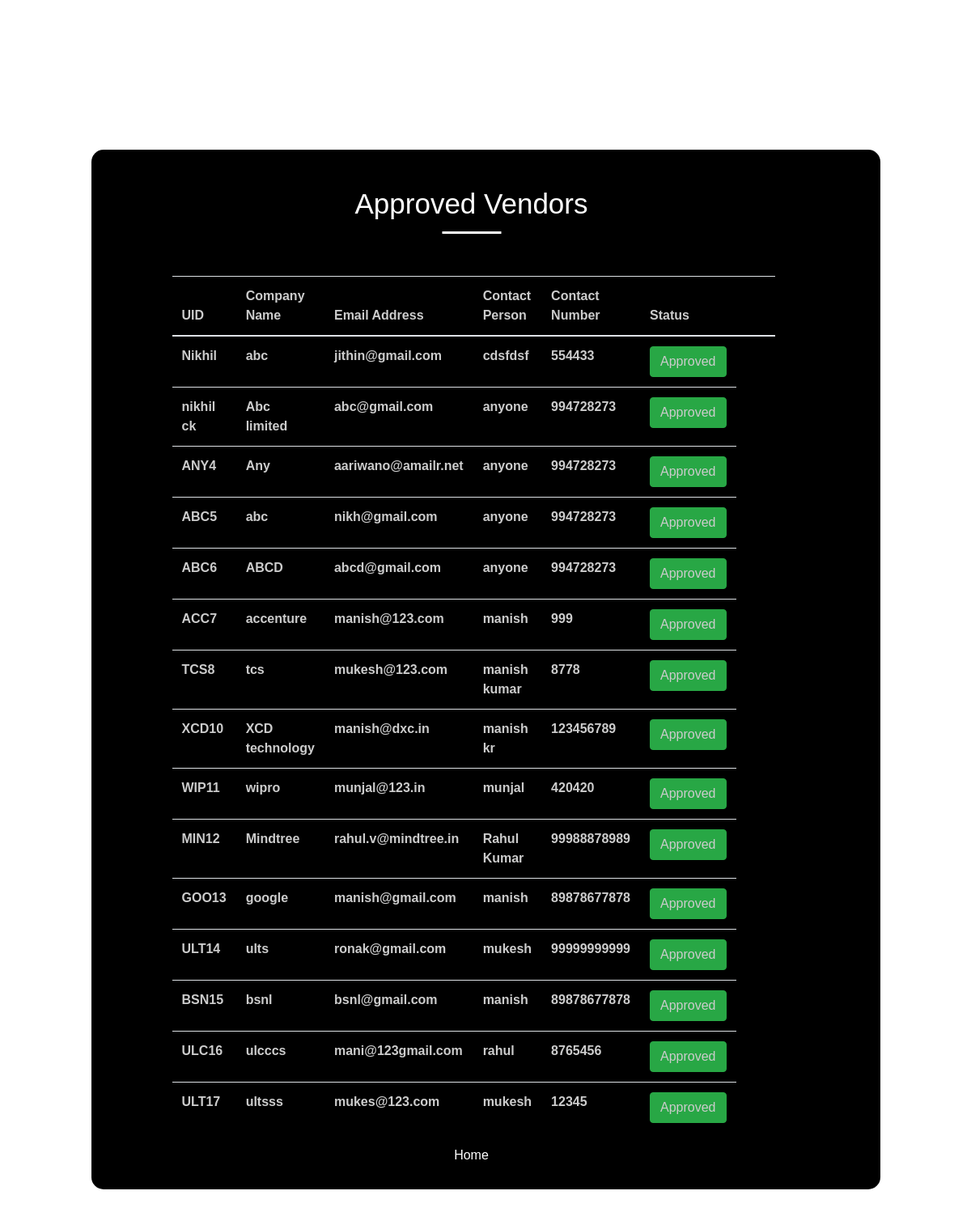
Page /customer/vendor_approved_list on the committed database.
### user/models.py (models this page shows)
class User(AbstractBaseUser, PermissionsMixin):
    username = models.CharField(max_length=255, unique=True)
    company_name = models.CharField(max_length=255)
    contact_person = models.CharField(max_length=255)
    mobile = models.IntegerField()
    email = models.EmailField(max_length=255, unique=True)
    name = models.CharField(max_length=255)
    is_active = models.BooleanField(default=False)
    is_staff = models.BooleanField(default=False)
    user_type = models.CharField(max_length=10)
    reject = models.BooleanField(default=False)
    objects = UserManager()
    USERNAME_FIELD = 'email'

### customer/views.py (the view)
# urls.py: path('vendor_approved_list', views.VendorApprovedList.as_view(), name='vendor_approved_list'),
class VendorApprovedList(ListView):
    model = User
    template_name = 'customer/approved_vendors.html'
    def get_queryset(self):
        query = super().get_queryset()
        vendors = query.filter(is_active=1, reject=0)
        return vendors

### customer/templates/customer/approved_vendors.html (shortened to what this page needs)
<!DOCTYPE html>
<html>
{%load static%}
<head>
	<link rel="stylesheet" href="https://maxcdn.bootstrapcdn.com/bootstrap/4.3.1/css/bootstrap.min.css">
	<link rel="stylesheet" type="text/css" href="{% static 'css/nunito-font.css' %}">
	<link rel="stylesheet" href="{% static 'css/style.css' %}"/>
</head>
<body class="form-v9">
	<div class="page-content">
		<div class="form-v9-content" style="background-image: url('{% static 'add-SLA/colorlib-regform-35/images/7p.png' %}')">
			<form class="form-detail" action="#" method="post">
				<h2>Approved Vendors</h2>
				<div class="container-fluids">
						<table class="table">
								<thead>
								 <tr>
									<th>UID</th>
									<th>Company Name</th>
									<th>Email Address</th>
									<th>Contact Person</th>
									<th>Contact Number</th>
                                     <th>Status</th>
									<th></th></center>
									<th></th>
								  </tr>
                                 {% for vendor in object_list %}
								  <tr>
								  	<td>{{ vendor.username }}</td>
									<td>{{ vendor.company_name }}</td>
									<td>{{ vendor.email }}</td>
									<td>{{ vendor.contact_person }}</td>
									<td>{{ vendor.mobile}}</td>
									<td>
                                        <a  class="btn btn-block btn-success">Approved</a>
									</td>
								  </tr>
                             {% endfor %}
							  </table>
                <div class="text-center">
          <a style="color: #ffffff;font-size: medium" class="d-block small mt-3" href="{%url 'customer_home' %}">Home</a>
        </div>
							</div>
			</form>
		</div>
	</div>
					<p></p><br>
					<p></p><br>
</body><!by manish ,ults-->
</html>

### static/css/style.css (style rules this page uses)
body { margin: 0; }
.page-content { width: 100%; margin: 0 auto; background: #fffff; display: flex; display: -webkit-flex; justify-content: center; -o-justify-content: center; -ms-justify-content: center; -moz-justify-content: center; -webkit-justify-content: center; align-items: center; -o-align-items: center; -ms-align-items: center; -moz-align-items: center; -webkit-align-items: center; }
.form-v9-content { width: 975px; border-radius: 15px; -o-border-radius: 15px; -ms-border-radius: 15px; -moz-border-radius: 15px; -webkit-border-radius: 15px; margin: 185px 0; font-family: 'Nunito', sans-serif; color: #fff; font-weight: 700; font-size: 16px; position: relative; }
.form-v9-content .form-detail { padding: 30px 135px 30px 100px; position: relative; }
.form-v9-content .form-detail h2 { font-size: 35px; text-align: center; position: relative; padding: 16px 0 13px; margin-bottom: 55px; }
.form-v9-content .form-detail h2::after { background: #fff; width: 73px; height: 3px; content: ""; position: absolute; top: 100%; left: 50%; transform: translateX(-50%); -o-transform: translateX(-50%); -ms-transform: translateX(-50%); -moz-transform: translateX(-50%); -webkit-transform: translateX(-50%); }
.table { color: #ccc; }

### rows in the picture
User: username "Nikhil", company_name "abc", email "jithin@gmail.com", contact_person "cdsfdsf", mobile "554433"
User: username "nikhil ck", company_name "Abc limited", email "abc@gmail.com", contact_person "anyone", mobile "994728273"
User: username "ANY4", company_name "Any", email "aariwano@amailr.net", contact_person "anyone", mobile "994728273"
User: username "ABC5", company_name "abc", email "nikh@gmail.com", contact_person "anyone", mobile "994728273"
User: username "ABC6", company_name "ABCD", email "abcd@gmail.com", contact_person "anyone", mobile "994728273"
User: username "ACC7", company_name "accenture", email "manish@123.com", contact_person "manish", mobile "999"
User: username "TCS8", company_name "tcs", email "mukesh@123.com", contact_person "manish kumar", mobile "8778"
User: username "XCD10", company_name "XCD technology", email "manish@dxc.in", contact_person "manish kr", mobile "123456789"
User: username "WIP11", company_name "wipro", email "munjal@123.in", contact_person "munjal", mobile "420420"
User: username "MIN12", company_name "Mindtree", email "rahul.v@mindtree.in", contact_person "Rahul Kumar", mobile "99988878989"
User: username "GOO13", company_name "google", email "manish@gmail.com", contact_person "manish", mobile "89878677878"
User: username "ULT14", company_name "ults", email "ronak@gmail.com", contact_person "mukesh", mobile "99999999999"
User: username "BSN15", company_name "bsnl", email "bsnl@gmail.com", contact_person "manish", mobile "89878677878"
User: username "ULC16", company_name "ulcccs", email "mani@123gmail.com", contact_person "rahul", mobile "8765456"
User: username "ULT17", company_name "ultsss", email "mukes@123.com", contact_person "mukesh", mobile "12345"
